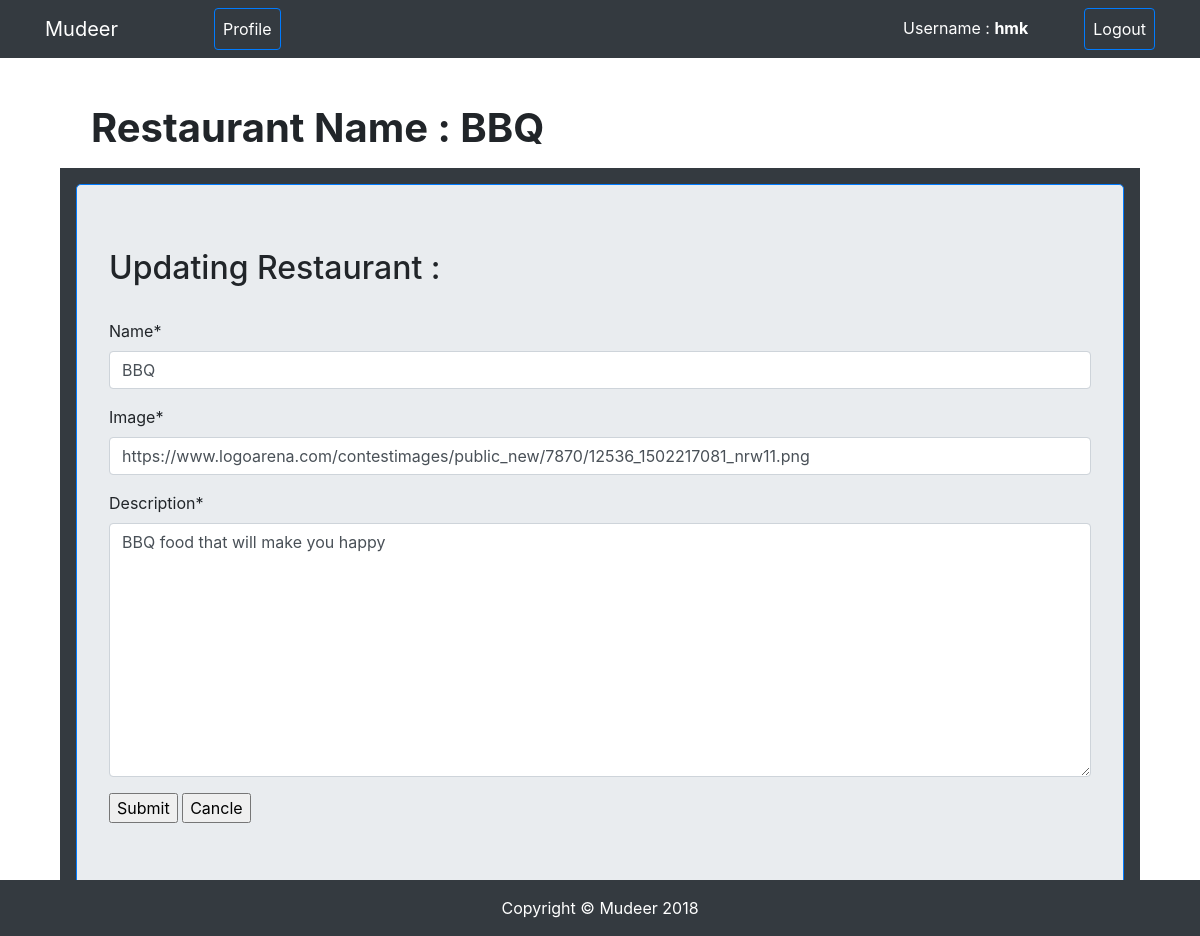
Page /update/1/ (signed in) on the committed database.
### POSsystem/models.py (models this page shows, shortened)
class Restaurant(models.Model):
	name = models.CharField(max_length=25)
	image = models.CharField(max_length=300)
	owner = models.ForeignKey(User, on_delete=models.CASCADE)
	description = models.TextField()
	established = models.DateField(auto_now_add=True)

### POSsystem/views.py (the view, shortened to what this page needs)
# urls.py: path('update/<int:restaurant_id>/', views.update, name="update_rest"),
def update(request, restaurant_id):
	restaurant_obj = Restaurant.objects.get(id=restaurant_id)
	if not(request.user.is_staff or request.user==restaurant_obj.owner):
		raise Http404("You don't have permission")
	form = RestaurantForm(instance=restaurant_obj)
	context = {
		"form": form,
		"restaurant_obj": restaurant_obj,
	}
	return render(request, 'update_rest.html', context)

### POSsystem/forms.py
class RestaurantForm(forms.ModelForm):
	class Meta:
		model = Restaurant
		fields = '__all__'
		exclude =['owner']

### POSsystem/templates/update_rest.html (shortened to what this page needs)
{% extends "base.html" %}
{% load crispy_forms_tags %}
{% block content %}
<div class="container">
	<div class="col-md-12">
		<h1 class="mt-5 ml-3"><strong>Restaurant Name : {{restaurant_obj.name}}</strong></h1>
	</div>
	<div class="col-md-12 bg-dark mt-3 md-3 px-3 p-3">
		<form class="jumbotron border border-primary" action="{% url 'update_rest' restaurant_id=restaurant_obj.id %}" method="POST">
			<h2> Updating Restaurant :</h2>
			<br>
		{{form|crispy}}
		<input type="submit" name="Update">
		<input type='submit' name="cancle" value="Cancle">
	</form>
</div>
</div>
{% endblock content %}

### POSsystem/templates/base.html (shortened to what this page needs)
<!DOCTYPE html>
<html lang="en">
{% load static %}
  <head>
    <link href="{% static 'vendor/bootstrap/css/bootstrap.min.css' %}" rel="stylesheet">
    <link href="{% static 'css/shop-homepage.css' %}" rel="stylesheet">
    <link rel="stylesheet" href="https://use.fontawesome.com/releases/v5.0.11/css/all.css">
  </head>
  <body>
    <nav class="navbar navbar-expand-lg navbar-dark bg-dark fixed-top ">
      <div class="container">
        <a class="navbar-brand mr-5" href="{% url 'profile_page' %}">Mudeer</a>
        <ul class="navbar-nav ml-5 ">
            <li class="nav-item active">
              <a class="nav-link btn btn-outline-primary" href="{% url 'profile_page' %}">Profile
              </a>
            </li>
          </ul>
        <div class="collapse navbar-collapse" id="navbarResponsive">
          <ul class="nav navbar-nav navbar-right ml-auto">
          {% if not user.is_authenticated %}
            <li class="nav-item">
              <a class="nav-link btn btn-outline-primary text-white" href="{% url 'register' %}">Register</a>
            </li>
            <li class="nav-item">
              <a class="nav-link btn btn-outline-primary text-white ml-3" href="{% url 'login' %}">Login</a>
            </li>
            {% else %}
            <li class="nav-item mr-5">
              <a class="nav-link text-white">Username : <strong>{{user.username}}</strong> </a>
            </li>
            <li class="nav-item">
              <a class="nav-link btn btn-outline-primary text-white" href="{% url 'logout' %}">Logout</a>
            </li>
          </ul>
          {% endif %}
        </div>
      </div>
    </nav>
    <div class="container" >
    {% block content %}
    {% endblock content %}
    </div>
    <div class="row">
    <footer class="mt-5 bg-dark col-md-12 col-sm-12 sticky-bottom" >
      <div class="container">
        <p class="text-center text-white mt-3">Copyright &copy; Mudeer 2018</p>
      </div>
    </footer>
    </div>
  </body>
</html>

### POSsystem/static/css/shop-homepage.css (style rules this page uses)
body { padding-top: 54px; }
@media (min-width: 992px) { body { padding-top: 56px; } }
footer { position: fixed !important; left: 0 !important; bottom: 0 !important; width: 100% !important; }

### rows in the picture
Restaurant: name "BBQ", image "https://www.logoarena.com/contestimages/public_new/7870/12536_1502217081_nrw11.png", description "BBQ food that will make you happy"

### other values in the picture
{{ user.username }} "hmk"
